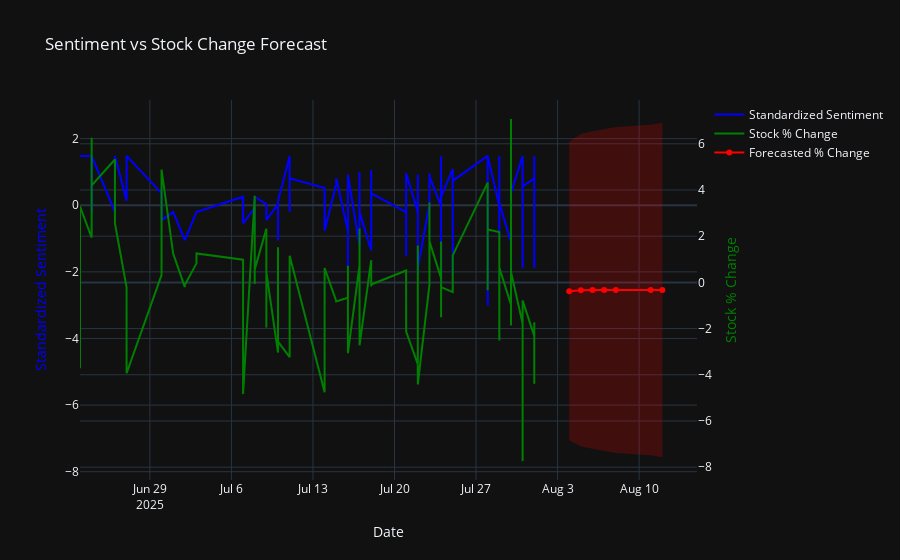

The notebook cell saved with this chart:
### Code cell
final_df = final_df.copy()

# Sort and index
final_df['DateOnly'] = pd.to_datetime(final_df['DateOnly'])
final_df.set_index('DateOnly', inplace=True)
final_df.sort_index(inplace=True)

# Create lagged and standardized sentiment
final_df['sentiment_std'] = (
    final_df['7day_pct_positive'] - final_df['7day_pct_positive'].mean()
) / final_df['7day_pct_positive'].std()

final_df['lagged_sentiment'] = final_df['sentiment_std'].shift(1)
final_df.dropna(subset=['lagged_sentiment', 'Pct_Change'], inplace=True)

# Now call
forecast_mean, forecast_ci, forecast_index = fit_and_forecast(final_df)
create_plot(final_df, forecast_mean, forecast_ci, forecast_index)
